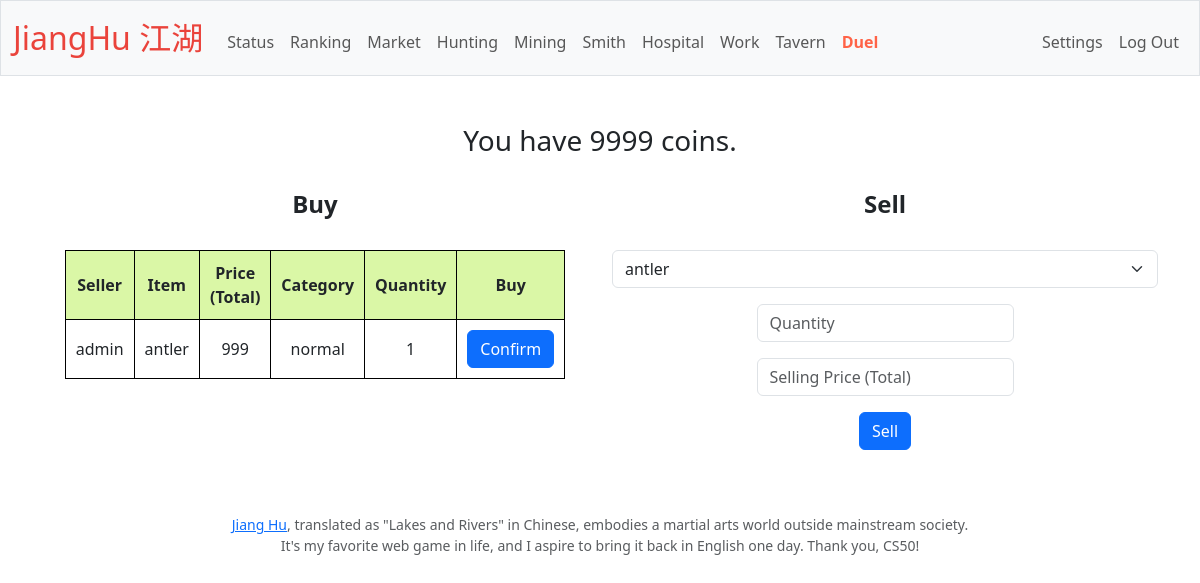
Page /market (signed in) on the committed database.
### tables this page shows
CREATE TABLE 'user_status' (
userid INTEGER NOT NULL, 
stamina INTEGER NOT NULL DEFAULT 100,
coins INTEGER NOT NULL DEFAULT 100,
hp INTEGER NOT NULL DEFAULT 100,'attk' INTEGER NOT NULL DEFAULT 1,'def' INTEGER NOT NULL DEFAULT 1,
weapon TEXT,'armour' TEXT, 'exp' INTEGER NOT NULL DEFAULT 0, 'time_in' DATETIME,
FOREIGN KEY (userid) REFERENCES users(id)
);

CREATE TABLE 'market' (
userid INTEGER NOT NULL,
name TEXT NOT NULL,
coins INTEGER NOT NULL, 'quantity'  INTEGER NOT NULL  , 'category' TEXT, 'transaction_id'  INTEGER PRIMARY KEY NOT NULL  ,
FOREIGN KEY (userid) REFERENCES users(id)
);

CREATE TABLE users (
id INTEGER PRIMARY KEY AUTOINCREMENT NOT NULL, 
username TEXT NOT NULL,
hash TEXT NOT NULL,
status TEXT NOT NULL DEFAULT active, 
level INTEGER NOT NULL DEFAULT 1,
fame INTEGER NOT NULL DEFAULT 0,
registration_time TEXT NOT NULL
);

### app.py (the view)
@app.route("/market", methods=["GET", "POST"])
@login_required
def market():
    items = db.execute("SELECT name, category, quantity FROM items WHERE userid = ?", session["user_id"])
    market_list = db.execute("SELECT username, name, coins, category, quantity FROM market JOIN users ON users.id = market.userid")
    profile = db.execute("SELECT coins FROM user_status WHERE userid = ?", session["user_id"])
    profile = profile[0]
    if request.method == "POST":
        if request.form.get("sell"):
            sell = request.form.get("sell")
            sell = ast.literal_eval(sell)
            item = sell[0]
            category = sell[1]
            quantity = int(request.form.get("quantity"))
            price = request.form.get("price")
            actual_quantity = db.execute("SELECT quantity FROM items WHERE userid = ? AND name = ?", session["user_id"], item)
            actual_quantity = actual_quantity[0]['quantity']
            if actual_quantity < quantity:
                return apology("You cannot sell more than you have!", 400)
            db.execute("INSERT INTO market (userid, name, coins, quantity, category) VALUES (?, ?, ?, ?, ?)", session["user_id"], item, price, quantity, category)
            db.execute("UPDATE items SET quantity = quantity - ? WHERE userid = ? AND name = ?", quantity, session["user_id"], item)
            flash("You have successfully sell an item!")
            return redirect("/")
        elif request.form.get("buy"):
            buy = request.form.get("buy")
            buy = ast.literal_eval(buy)
            db.execute("UPDATE user_status SET coins = coins - ? WHERE userid = ?", buy['coins'], session["user_id"])
            check_item = db.execute("SELECT * FROM items WHERE userid = ? AND name = ?", session["user_id"], buy['name'])
            if len(check_item) == 0:
                db.execute("INSERT into items (userid, name, category, quantity) VALUES (?, ?, ?, ?)", session["user_id"], buy['name'], buy['category'], buy['quantity'])
            else:
                db.execute("UPDATE items SET quantity = quantity + ? WHERE userid = ? AND name = ?", buy['quantity'], session["user_id"], buy['name'])
            db.execute("UPDATE user_status SET coins = coins + ? WHERE userid = ?", buy['coins'], buy['userid'])
            db.execute("DELETE FROM market WHERE userid = ? AND name = ?", buy["userid"], buy['name'])
            flash("You have successfully bought an item!")
            return redirect("/market")
        else:
            return redirect("/")
    else:
        return render_template("market.html", items=items, market=market_list, profile=profile, id=session["user_id"])

### app.py (called while the page is built)
@app.after_request
def after_request(response):
    response.headers["Cache-Control"] = "no-cache, no-store, must-revalidate"
    response.headers["Expires"] = 0
    response.headers["Pragma"] = "no-cache"
    return response

### helpers.py (called while the page is built)
def login_required(f):
    @wraps(f)
    def decorated_function(*args, **kwargs):
        if session.get("user_id") is None:
            return redirect("/login")
        return f(*args, **kwargs)
    return decorated_function

### templates/market.html (shortened to what this page needs)
{% extends "layout.html" %}
{% block main %}
    <h3>You have {{ profile['coins'] }} coins.</h3><br>
    <div class="container">
        <div class="row align-items-start">
            <div class="col">
                <h4 text-align="center"><b>Buy</b></h4><br>
                <form action="/market" method="post">
                    <table>
                        <tr>
                            <th>Seller</th>
                            <th>Item</th>
                            <th>Price (Total)</th>
                            <th>Category</th>
                            <th>Quantity</th>
                            <th>Buy</th>
                        </tr>
                        {% for item in market %}
                            <tr>
                                {% for key, value in item.items() %}
                                    <td> {{ value }} </td>
                                {% endfor %}
                                {% if profile['coins'] >= item['coins'] %}
                                    <td><button class="btn btn-primary" name="buy" value="{{ item }}" type="submit">Confirm</button></td>
                                {% else %}
                                    <td><b>N/A</b></td>
                                {% endif %}
                            </tr>
                        {% endfor %}
                    </table>
                </form><br>
            </div>
            <div class="col">
                <h4 text-align="center"><b>Sell</b></h4><br>
                <form action="/market" method="post">
                    <select class="form-select" name="sell" required>
                        {% for item in items %}
                        <option mx-auto w-auto value="{{ item['name'], item['category'] }}"> {{ item['name'] }}</option>
                        {% endfor %}
                    </select>
                    <p>
                    <div class="mb-3">
                        <input autocomplete="on" autofocus class="form-control mx-auto w-auto" id="quantity" name="quantity" placeholder="Quantity" type="number" min="1" required>
                    </div>
                    <div class="mb-3">
                        <input autocomplete="on" autofocus class="form-control mx-auto w-auto" id="price" name="price" placeholder="Selling Price (Total)" type="number" min="1" required>
                    </div>
                    <button class="btn btn-primary" type="submit">Sell</button>
                    </p>
                </form>
            </div>
{% endblock %}

### static/styles.css (style rules this page uses)
table { border: 1px solid black; width: 30%; margin: 0 auto; }
th, td { border: 1px solid black; padding: 10px; text-align: center; }
th { background-color: #DAF7A6; }

### rows in the picture
user_status: coins "9999"
market: username "admin", name "antler", coins "999", category "normal", item "1"

### other values in the picture
form field sell "antler"
